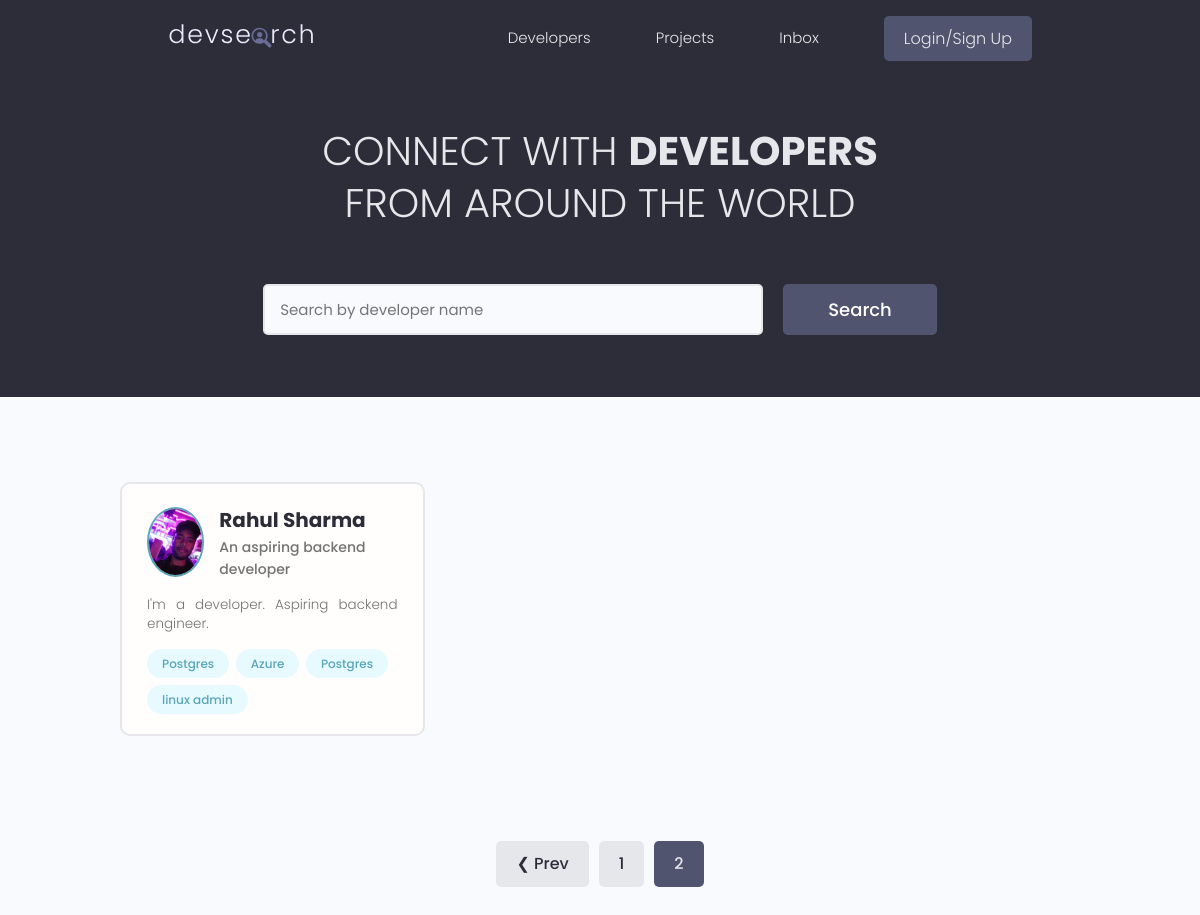
Screenshot of /?page=2 with the database file from the repository.
### users/models.py (models this page shows, shortened)
class Profile(models.Model):
    user = models.OneToOneField(
        User, on_delete=models.CASCADE, null=True, blank=True)
    name = models.CharField(max_length=200, blank=True, null=True)
    email = models.EmailField(max_length=500, blank=True, null=True)
    username = models.CharField(max_length=200, blank=True, null=True)
    location = models.CharField(max_length=200, blank=True, null=True)
    short_intro = models.CharField(max_length=200, blank=True, null=True)
    bio = models.TextField(blank=True, null=True)
    profile_image = models.ImageField(
        null=True, blank=True, upload_to='profiles/', default="profiles/user-default.png")
    social_github = models.CharField(max_length=200, blank=True, null=True)
    social_twitter = models.CharField(max_length=200, blank=True, null=True)
    social_linkedin = models.CharField(max_length=200, blank=True, null=True)
    social_youtube = models.CharField(max_length=200, blank=True, null=True)
    social_website = models.CharField(max_length=200, blank=True, null=True)
    created = models.DateTimeField(auto_now_add=True)
    id = models.UUIDField(default=uuid.uuid4, unique=True,
                          primary_key=True, editable=False)

class Skill(models.Model):
    owner = models.ForeignKey(
        Profile, on_delete=models.CASCADE, null=True, blank=True)
    name = models.CharField(max_length=200, blank=True, null=True)
    description = models.TextField(null=True, blank=True)
    created = models.DateTimeField(auto_now_add=True)
    id = models.UUIDField(default=uuid.uuid4, unique=True,
                          primary_key=True, editable=False)
    def __str__(self):
        return str(self.name)

### users/views.py (the view)
# urls.py: path('', views.profiles, name="profiles"),
def profiles(request):
    profiles, search_query = searchProfiles(request)
    custom_range, profiles = paginateProfiles(request, profiles, 1)
    context = {'profiles': profiles, 'search_query': search_query,
               'custom_range': custom_range}
    return render(request, 'users/profiles.html', context)

### users/utils.py (called while the page is built)
def paginateProfiles(request, profiles, results):
    page = request.GET.get('page')
    paginator = Paginator(profiles, results)
    try:
        profiles = paginator.page(page)
    except PageNotAnInteger:
        page = 1
        profiles = paginator.page(page)
    except EmptyPage:
        page = paginator.num_pages
        profiles = paginator.page(page)
    leftIndex = (int(page) - 4)
    if leftIndex < 1:
        leftIndex = 1
    rightIndex = (int(page) + 5)
    if rightIndex > paginator.num_pages:
        rightIndex = paginator.num_pages + 1
    custom_range = range(leftIndex, rightIndex)
    return custom_range, profiles

def searchProfiles(request):
    search_query = ''
    if request.GET.get('search_query'):
        search_query = request.GET.get('search_query')
    skills = Skill.objects.filter(name__icontains=search_query)
    profiles = Profile.objects.distinct().filter(
        Q(name__icontains=search_query) |
        Q(short_intro__icontains=search_query) |
        Q(skill__in=skills)
    )
    return profiles, search_query

### users/templates/users/profiles.html (shortened to what this page needs)
{% extends 'main.html' %}
{% block content %}
<main class="home">
    <section class="hero-section text-center">
      <div class="container container--narrow">
        <div class="hero-section__box">
          <h2>CONNECT WITH <span>DEVELOPERS</span></h2>
          <h2>FROM AROUND THE WORLD</h2>
        </div>
        <div class="hero-section__search">
          <form id="searchForm" class="form" action="{% url 'profiles' %}" method="get">
            <div class="form__field">
              <input class="input input--text" id="formInput#search" type="text" name="search_query"
                value="{{search_query}}" placeholder="Search by developer name" />
            </div>
            <input class="btn btn--sub btn--lg" type="submit" value="Search" />
          </form>
        </div>
      </div>
    </section>
    <section class="devlist">
      <div class="container">
        <div class="grid grid--three">
            {% for profile in profiles %}
          <div class="column card">
            <div class="dev">
              <a href="{% url 'user-profile' profile.id %}" class="card__body">
                <div class="dev__profile">
                  <img class="avatar avatar--md" src="{{ profile.profile_image.url }}" alt="image" />
                  <div class="dev__meta">
                    <h3>{{profile.name}}</h3>
                    <h5>{{profile.short_intro|slice:"60"}}</h5>
                  </div>
                </div>
                <p class="dev__info">{{profile.bio|slice:"150"}}</p>
                <div class="dev__skills">
                {% for skill in profile.skill_set.all|slice:"5" %}
                  <span class="tag tag--pill tag--main">
                    <small>{{skill}}</small>
                  </span>
                {% endfor %}
                </div>
              </a>
            </div>
          </div>
          {% endfor %}
        </div>
      </div>
    </section>
    {% include 'pagination.html' with queryset=profiles custom_range=custom_range %}
  </main>
{% endblock content %}

### static/styles/app.css (style rules this page uses)
:root { --color-sub: #2d2d39; }
.btn--sub { background-color: var(--color-sub-light); }
.card { border: 2px solid var(--color-light); }
img { width: 100%; }
.hero-section { height: 40vh; display: flex; align-items: center; background-color: var(--color-sub); }
.hero-section__box { margin-bottom: 4rem; }
.hero-section__box > h2, .hero-section__box > h2 > span { font-size: 4rem; color: var(--color-light); line-height: 1.3; text-transform: uppercase; }
.hero-section__box > h2 { font-weight: 300; }
.hero-section__box > h2 > span { font-weight: 700; }
.hero-section__search > .form { display: flex; align-items: center; justify-content: center; gap: 2rem; }
.hero-section__search > .form input.input--text { width: 50rem; }
.devlist { margin-top: 8rem; }
.devlist .grid { align-items: stretch; }
.devlist .dev .dev__profile { display: flex; align-items: center; gap: 1.5rem; }
.devlist .dev .dev__meta h3 { color: var(--color-sub); font-size: 2rem; font-weight: 700; }
.devlist .dev .dev__meta h5 { color: var(--color-text); font-size: 1.4rem; font-weight: 500; }
.devlist .dev .dev__info { margin: 1.5rem 0; font-size: 1.35rem; line-height: 1.4; text-align: justify; }

### static/uikit/styles/modules/_variables.css (style rules this page uses)
:root { --color-main: #5aa5b9; --color-main-light: #e6faff; --color-sub: #3f4156; --color-sub-light: #51546e; --color-sub-lighter: #ededfd; --color-text: #737373; --color-gray: #8b8b8b; --color-light: #e5e7eb; --color-light-gray: #767676; --color-bg: #f8fafd; --color-white: #fffefd; --color-white-light: #f3f3f3; --color-success: #359e64; --color-success-bg: #def8e8; --color-error: #fc4b0b; --color-error-bg: #fff2ee; --font-base: 'Poppins', arial, helvetica, 'Segoe UI', roboto, ubuntu, sans-serif; --font-monospace: 'Fira Code', 'Courier New', courier, monospace; --font-regular: 300; --font-medium: 500; --font-bold: 700; --generic-shadow: 1px 1px 5px #00000010; --generic-transition: all 0.3s ease-in-out; }

### static/uikit/styles/modules/_base.css (style rules this page uses)
* { margin: 0; padding: 0; box-sizing: border-box; text-rendering: optimizeLegibility; color: inherit; font-size: inherit; }
html { font-size: 50%; }
@media only screen and (min-width: 480px) { html { font-size: 56.25%; } }
@media only screen and (min-width: 1200px) { html { font-size: 62.5%; } }
body { line-height: 1.6; font-weight: 400; font-size: 1.5rem; color: var(--color-text); background-color: var(--color-bg); min-height: 100vh; }

### static/uikit/styles/modules/_typography.css (style rules this page uses)
* { font-family: var(--font-base); }
h2 { font-size: 3.6rem; font-weight: var(--font-bold); }
h3 { font-size: 3.2rem; font-weight: var(--font-medium); }
h5 { font-size: 2.4rem; font-weight: var(--font-medium); }
h5, h6 { font-weight: var(--font-regular); }
p, span, strong { font-size: 1.6rem; color: var(--color-text); font-weight: var(--font-regular); }
a { padding-bottom: 2px; text-decoration: none; display: inline-block; color: var(--color-main); font-weight: var(--font-medium); }

### static/uikit/styles/modules/_utilities.css (style rules this page uses)
.container { width: 92%; max-width: 165rem; margin: 0 auto; box-sizing: border-box; }
.container--narrow { width: 92%; max-width: 120rem; }
@media screen and (min-width: 1000px) { .container { width: 90%; } }
@media screen and (min-width: 1000px) { .container--narrow { width: 85%; } }
@media screen and (min-width: 1200px) { .container { width: 80%; } }
@media screen and (min-width: 1200px) { .container--narrow { width: 72%; } }
.text-center { text-align: center; }

### static/uikit/styles/modules/_avatar.css (style rules this page uses)
.avatar { border-radius: 50%; border: 2px solid var(--color-main); object-fit: cover; }
.avatar--md { height: 7rem; width: 7rem; }

### static/uikit/styles/modules/_button.css (style rules this page uses)
.btn { display: inline-block; position: relative; cursor: pointer; background-color: var(--color-light); font-weight: var(--font-medium); color: var(--color-sub); text-decoration: none; padding: 1rem 2rem; border-radius: 0.5rem; border: none; width: -webkit-fit-content; width: -moz-fit-content; width: fit-content; height: -webkit-fit-content; height: -moz-fit-content; height: fit-content; font-size: 1.6rem; outline-width: 0; outline-color: transparent; -webkit-backface-visibility: hidden; backface-visibility: hidden; transition: all 0.3s ease-in-out; }
.btn--sub { background-color: var(--color-sub); color: var(--color-white); }
.btn--lg { font-size: 1.8rem; padding: 1.2rem 4.5rem; }

### static/uikit/styles/modules/_card.css (style rules this page uses)
.card { border-radius: 1rem; background-color: var(--color-white); border: 1.5px solid var(--color-light); width: auto; height: auto; margin-top: 0.5rem; margin-bottom: 0.5rem; overflow: hidden; }
.card__body, .card__header { padding: 2rem 2.5rem; }

### rows the page displays
Profile: profile_image (picture), name "Rahul Sharma", short_intro "An aspiring backend developer", bio "I'm a developer. Aspiring backend engineer."
Skill: name "Postgres"
Skill: name "Azure"
Skill: name "Postgres"
Skill: name "linux admin"

### other values shown
{{ page }} "1"
{{ page }} "2"
